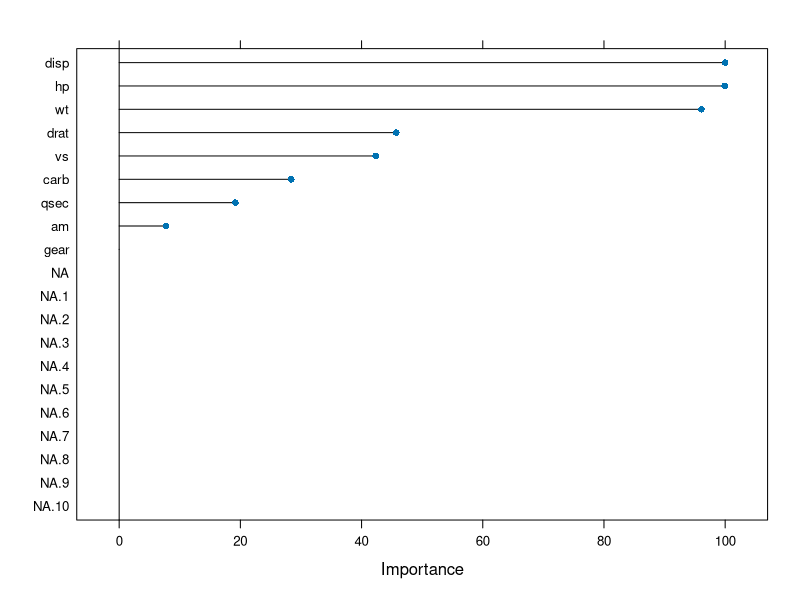

This figure's R source:
# Bagging on MTCars

library(rsample)
library(ipred)
library(caret)
library(ModelMetrics)

set.seed(123)

# Split data
mtcars_split <- initial_split(mtcars, prop = 0.7)
mtcars_train <- training(mtcars_split)
mtcars_test <- testing(mtcars_split)

# Bagging
bagged_model <- bagging(
  formula = mpg ~ disp + hp + drat + wt + qsec + vs + am + gear + carb,
  data = mtcars_train,
  coob = TRUE
)
print(bagged_model)

# 10-fold cross-validation
ctrl <- trainControl(method = "cv", number = 10)
bagged_cv <- train(
  mpg ~ disp + hp + drat + wt + qsec + vs + am + gear + carb,
  data = mtcars_train,
  method = "treebag",
  trControl = ctrl,
  importance = TRUE
)

print(bagged_cv)

# Variable importance plot
plot(varImp(bagged_cv), 20)

# Prediction and RMSE
pred <- predict(bagged_cv, mtcars_test)
print(rmse(pred, mtcars_test$mpg))
